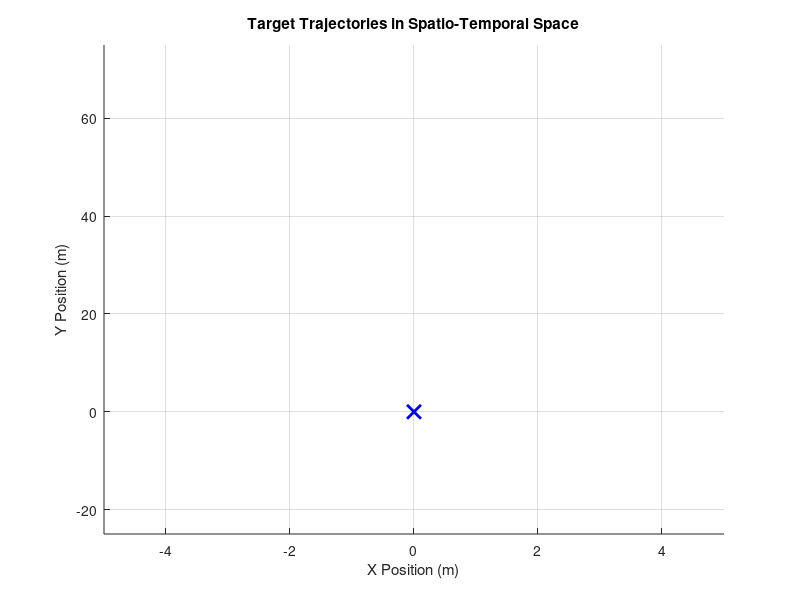

Write the MATLAB code that produced this figure. (Note: this script raises an error after producing the figure.)
% 13/4/26 Victor Emmanuel Meimaris: Created main.m script to recreate the results from 
% "Phase-coded FMCW Laser Headlamp for Integrated Sensing, Communication, and Illumination"
% This function handles setting the real parameters and plotting the results using the paper's methods.


%------------Notes----------


clc;
clear;
tic;
% ----------Assumptions-----
% 1)The FOV of the Camera is 360, if not, a simple if loop does not take into account
% the echos created by a car outside the FOV.
%
% 2) SNR is taken as an average for all cars, in reality the SNR is better
% on closer cars than on ones which are further.
%
% 3) The interferences are simulated as random each iteration since the
% phase coding even in the real world makes those signals random each time
% iteration, since the interferences seem random, the thetas from the camera
% each iteration are also random. Hence why in this code, the real thetas
% of the cars will be used and random ones will be assigned to the ghost
% cars. In reality the theta is calculated based on the number of chirps
% and which chirp was used when sending the signal, that chirp has a
% specific theta which is assigned to the signal, knowing the indices of
% the RND, after the CA-CFAR, the thetas are assigned to each range. But in
% the real world a filter is used to fix the theta. This could be simulated
% as well but it would take too much time and the results would be
% identical.



% Initial Parameters as used in the paper.

t_end = 3; % Ending time of sim in seconds
dt_global = 0.1; % Global time interval
c = 299702547; % Speed of light in air in m/s
fc = 193.4e12; % Laser/Carrier Frequency fc = 193.4 Thz
B = 10e9; % Chirp Bandwidth B = 10Ghz
T_chirp = 10e-6; % Chirp Period T = 10μs
Rb = 1e9; % Data rate Rb = 1Gbps
fs = 4* Rb; % NOT ->This enough sampling frequency and it is explained why in the generation of the beat signal
N = fs * T_chirp; % Number of samples
m_slope = B / T_chirp; % slope μ
M = 256; % Number of chirps per frame


% Simulation clocks
t_global = 0 :dt_global: t_end; % Global clock for the kinematic calculations of x(t), y(t), R(t), theta(t) and Ur(t).dt = 0.1s is enough for the speeds used by cars.
t_chirp = (0:N-1)/fs; % Chirp clock propagating the signals, t[n] = nTsample where ne[0,N-1]

% --------------Real world parameters for the simulation--------------

SNR = -14; % Signal to noise ratio for simulating noise
num_interf = 10; % Number of vehicles that interfere with the signal

% CA-CFAR variables
if SNR <= -19 % This one I will test in combination with the hough transform, maybe it wont be needed, because it takes double the time
    guard_size = [8 4];
    training_size = [16 8];
    pfa = 1e-3;
else
    guard_size = [4 2];
    training_size = [8 4];
    pfa = 1e-4; % I can add another elseif with the same sizes but stricter pfa for higher snrs, but i want to test the hough transform
end


% The number of elements in the targets indicates the number of cars and the
% index of each car must be the same for every matrix!

x0 = [-3.5, 0]; % Target starting position x0 in meters.
y0 = [5, 30]; % Target starting position y0 in meters.

ux0 = [0, 0]; % Target starting velocity on x in m/s
uy0 = [-27.78, 13.89]; % Target starting velocity on y in m/s

a_x = [0, 0]; % Target accelaration on x in m/s^2.
a_y = [-2.5, 0]; % Target accelaration on y in m/s^2.

% Vehicles

% If you want to add a basic trajectory vehicle just add to the
% above matrices, else write down your own x2...xn, ...yn, concatenate
% them to x and y, calculate ux and uy,(either manually, or with gradient
% which is not reccomended because it doesnt give accurate results)
% concantanate the results to the ux and uy matrices as well and you are good to go

% Cars with basic trajectiories using the above matrices
x = x0 + ux0 .* t_global' + 1/2 * a_x .* t_global'.^2;
y = y0 + uy0 .* t_global' + 1/2 * a_y .* t_global'.^2;

% Cars with complex trajectories like an overtake
x1 = 0 - 1/2 * 3.5 * cos(pi * t_global'/(t_end * 2)) .*t_global'.^2;
y1 = -15 + 3 * t_global' + 1/2 * 4 * sin(pi * t_global'/(t_end * 2)) .*t_global'.^2;

% Concatenating basic trajectories and complex to the matrices x and y
x = [x, x1];
y = [y, y1];

% Calculation of given camera angle theta at that time for each vehicle
theta = atan2d(y, x);

% Cartesian speed, manual derivatives for less error
ux = ux0 + a_x.* t_global';
uy = uy0 + a_y.* t_global';

% This was painfull...
ux1 = -1.75 .* (2 .* t_global' .* cos(pi * t_global'/6) - (pi/6) .* (t_global'.^2) .* sin(pi * t_global'/6));
uy1 = 3 + (pi/3) .* cos(pi * t_global'/6) .* (t_global'.^2) + 4 .* t_global' .* sin(pi * t_global'/6);

ux = [ux, ux1];
uy = [uy, uy1];

% Range from the ego car
R = sqrt(x.^2 + y.^2);
tau = 2 * R ./ c; % Signal propagation delay

% Doppler frequency calculation using the radial speed
ur = (x .* ux + y .* uy) ./ R;
fD = 2 * ur * fc / c;

% needed for HT
point_cloud = [];
tracks = {};
track_detection_rate = 0.5; % every this many seconds send our data for
                            % track detection, be careful when changing
                            % this since the algorithm inputs have been
                            % tweaked to work for this exact value (due the
                            % limited number of points)
input_data = []; % storing the input data to plot later

% Now every variable is calculated and the loop starts, the loop simulates
% each time interval to use the real world information and simulate the
% system

% displaying the trajectory data in real time
figure('Name', '3D Track Mapping');
hold on; grid on;
xlabel('X Position (m)'); ylabel('Y Position (m)'); zlabel('Time (s)');
title('Target Trajectories in Spatio-Temporal Space');
xlim([-5 5]);
ylim([-25 75]);
plot(0, 0, 'bx', 'MarkerSize', 10, 'LineWidth', 2, 'DisplayName', 'ego car');
drawnow; % forces figure to update (matlab only draws at the end when doing heavy processing)

for i = 1:length(t_global)
    % A beat signal array needs to be generated using the variables, it is the result
    % of the noisy echos as well as interference from other car echos mixed
    % with the original signal. Once the beat_signal matrix is generated, a Group Delay Filter
    % needs to be applied. This cancels the phase coding, restoring the linear frequency
    % modulation (LFM) structure and improving range-Doppler estimation accuracy

    % Once the beat_signal matrix is generated, a Group Delay Filter needs to be
    % applied. This cancels the phase coding, restoring the linear frequency
    % modulation (LFM) structure and improving range-Doppler estimation accuracy
    
    signal = generate_signal(t_chirp, M, m_slope, T_chirp, Rb, fs, N, fc, SNR, num_interf, fD(i, :), tau(i, :));

    % Extracting coordinates using the decouple_signal function which uses
    % the signal with 2D fast fourier transform and then ca-cfar to
    % extract the range, then the assigned thetas as well as random ones on
    % the ghosts are assigned and physical coordinates x, y are extracted
    % in the form of 2 collumns [x y].

    %tic;
    coordinates = decouple_signal(M, N, T_chirp, signal, fs, c, B, guard_size, training_size, pfa, theta(i,:), R(i,:));
    %elapsedTime = toc;
    
    % The coordinates plus the time are passed to the hough
    % transform which evaluates if some signals, are ghost, or real.
    
    time = t_global(i) .* ones(size(coordinates, 1), 1);
    detected_points = [coordinates time];
    
    input_data = [input_data; detected_points];
    
    point_cloud = [point_cloud; detected_points];
    
    disp(t_global(i));
    
    if mod(t_global(i),track_detection_rate) ~= 0 || t_global(i) == 0; continue; end
    
    % M being only 2 makes the algorithm very susceptible to noise, however,
    % if you go in hough_unit_tests.m and increase the frame rate for this
    % same scenario you can see that clutter isn't a problem
    
    % since the loop takes a while to run we've saved the results from a run
    % under poc_data/
    
    tracks = MHT_Track_Detection(...
        point_cloud, ...
        'tracks', tracks, ...
        'window_length', 0.4, ...
        'num_of_peaks', 10, ...
        'minimum_common_points', 2, ...
        'gap', 2.9 ...
    );

    for j = 1:length(tracks)
        pts_x = tracks{j}.points(:,1);
        pts_y = tracks{j}.points(:,2);
        pts_t = tracks{j}.points(:,3);

        plot3(pts_x, pts_y, pts_t, 'LineWidth', 2);
    end
    
    scatter3(point_cloud(:,1),point_cloud(:,2),point_cloud(:,3),'LineWidth',2);
    
    drawnow; % forces figure to update

    point_cloud = []; % cleaning the point_cloud "buffer"
end
total_elapsed_time = toc;

hold off;

% % Plot test 
% final_spectrum = abs(fftshift(fft(signal(:, 256)), 1));
% 
% % Plotting
% f_axis = linspace(-fs/2, fs/2 - fs/N, N);
% figure;
% plot(f_axis/1e6, final_spectrum);
% xlabel('Frequency (MHz)'); ylabel('Magnitude'); title('Range Peaks After GDF + Decoding'); 
